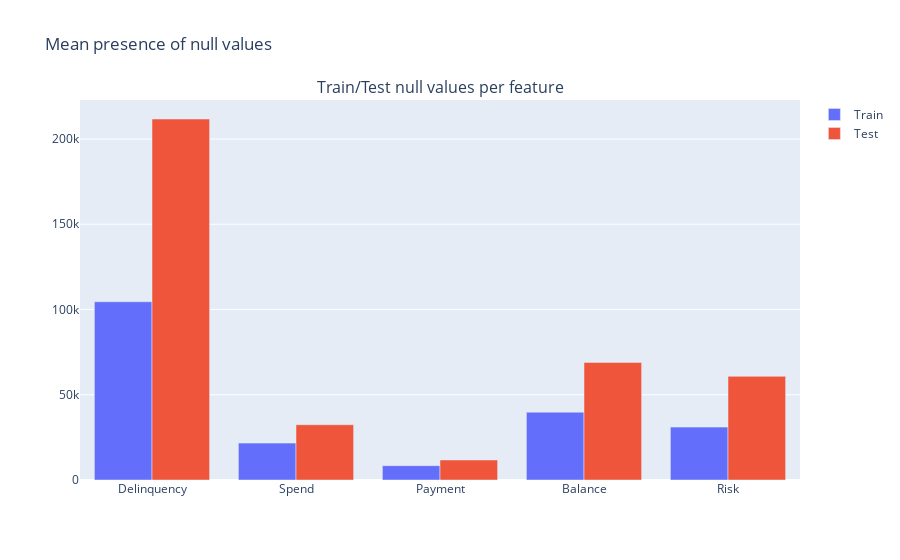

The code cell stored with this chart in its notebook:
### Code cell
fig = make_subplots(
    rows=1, cols=1,
    subplot_titles=('Train/Test null values per feature', ''),
    specs=[[{"type": "bar"}]]
)

fig.add_trace(go.Bar(
    x=tuple(train_miss.keys()), y=tuple(train_miss.values()), name='Train'
))
fig.add_trace(go.Bar(
    x=tuple(test_miss.keys()), y=tuple(test_miss.values()), name='Test'
))

fig.update_layout(
    title_text='Mean presence of null values'
)

fig.show()

del train_miss, test_miss

### Figure 1 — Plotly figure (JSON) as saved in the notebook; plotly's stock layout.template omitted (floating-point values rounded to 4 significant figures)
{"data": [{"name": "Train", "type": "bar", "x": ["Delinquency", "Spend", "Payment", "Balance", "Risk"], "y": [104500.0, 21630.0, 8396.0, 39770.0, 31020.0]}, {"name": "Test", "type": "bar", "x": ["Delinquency", "Spend", "Payment", "Balance", "Risk"], "y": [211700.0, 32420.0, 11748, 68960.0, 60780.0]}], "layout": {"annotations": [{"font": {"size": 16}, "showarrow": false, "text": "Train/Test null values per feature", "x": 0.5, "xanchor": "center", "xref": "paper", "y": 1, "yanchor": "bottom", "yref": "paper"}], "title": {"text": "Mean presence of null values"}, "xaxis": {"anchor": "y", "domain": [0, 1]}, "yaxis": {"anchor": "x", "domain": [0, 1]}}}
